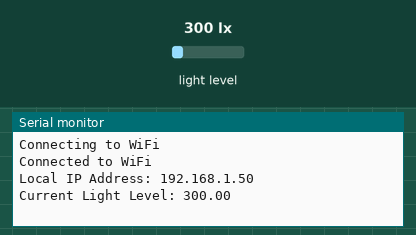
Recording of a sketch running on a simulated Arduino MKR. Parts: the last lines printed to the serial monitor. The inputs (shaded band) are chosen by the test bench; at power-on: light level 300 lx. WiFi joins after 1.5 s; servers stay silent unless stated; web services answer with replies made up by the test bench.

Above: at 2.7 s.
2.8 s: light level set to 483 lx
At 5.4 s:
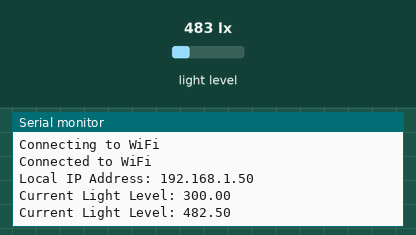
6.6 s: light level set to 526 lx
At 9.1 s:
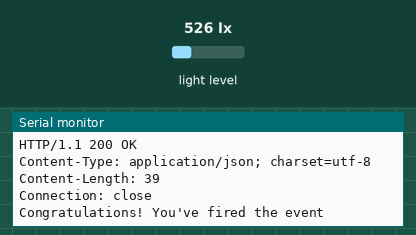
Timing chart, 0 to 10.6 s (numbered marks = the images above; inputs shaded):
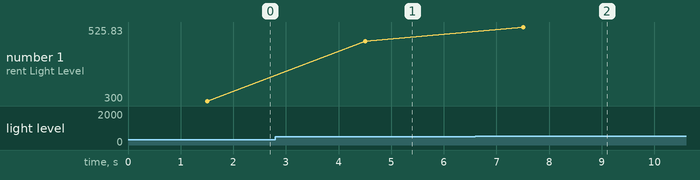

Measured:
- the behaviour switches between 500 and 501 lx on light level (found by bisection; images 1 and 2)
- after the input at 2.8 s, the serial monitor: prints a new line after 1.7 s (image 1)
- after the input at 6.6 s, the serial monitor: prints a new line after 0.90 s (image 2)
- plotted number 1: 300 → 482.5 after the input at 2.8 s, 482.5 → 525.83 after the input at 6.6 s

The sketch:

SIT210-Task3.2C-IFTTT.ino
```cpp
#include <WiFiNINA.h>
#include <BH1750.h>
#include <Wire.h>

char ssid[] = "YOUR_WIFI_SSID";
char pass[] = "YOUR_WIFI_PASSWORD";

WiFiClient client;
BH1750 lightMeter;

char HOST_NAME[] = "maker.ifttt.com";
String EVENT_NAME = "high_light_detected";
String IFTTT_WEBHOOK_KEY = "YOUR_IFTTT_WEBHOOK_KEY";
String PATH_NAME = "/trigger/" + EVENT_NAME + "/with/key/" + IFTTT_WEBHOOK_KEY;
String queryString = "?value1=0";

const int thresholdLux = 500;

void setup() {
  Serial.begin(9600);
  while (!Serial);

  connectToWiFi();

  Wire.begin();
  lightMeter.begin();
}

void loop() {
  float lux = lightMeter.readLightLevel();
  Serial.print("Current Light Level: ");
  Serial.println(lux);

  if (lux > thresholdLux) {
    sendLuxToIFTTT(lux);
  }

  delay(3000);
}

void connectToWiFi() {
  WiFi.begin(ssid, pass);
  Serial.print("Connecting to WiFi");
  while (WiFi.status() != WL_CONNECTED) {
    Serial.print(".");
    delay(1000);
  }
  Serial.println("\nConnected to WiFi");
  Serial.print("Local IP Address: ");
  Serial.println(WiFi.localIP());
}

void sendLuxToIFTTT(float lux) {
  if (client.connect(HOST_NAME, 80)) {
    queryString = "?value1=" + String(lux);

    client.print("GET " + PATH_NAME + queryString + " HTTP/1.1\r\n");
    client.print("Host: " + String(HOST_NAME) + "\r\n");
    client.print("Connection: close\r\n\r\n");

    while (client.connected()) {
      if (client.available()) {
        char c = client.read();
        Serial.print(c);
      }
    }

    client.stop();
  } else {
    Serial.println("Failed to connect to IFTTT Server");
  }
}
```
